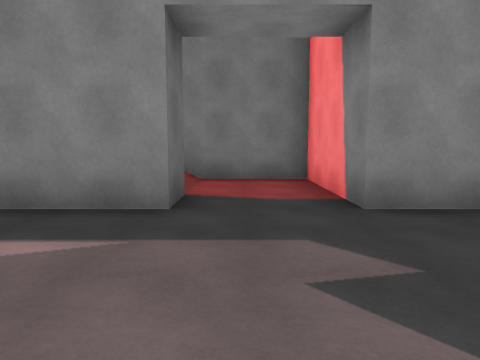
View 1 (above)

22 first-person views from a walk through a Unity game level. The camera is 1.4 m above the floor, tilts 6° down and sees 70° across. Doors are open. The floor is counted in squares, 2 m on a side. Each view is taken from the middle of a square. On the plan, view 1 faces up. The plan holds only what a view shows up to about 11 squares ahead; the rest is blank. The place goes on beyond the plan. The player is left out. Some animated figures are left out.

View 2
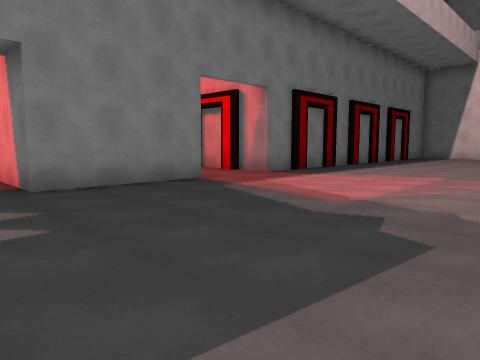

View 3
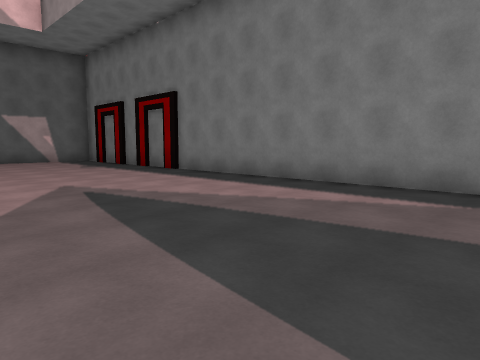

View 4
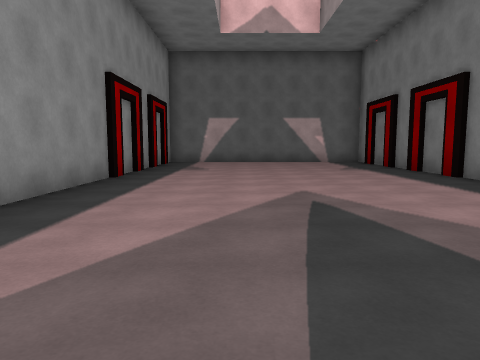

View 5
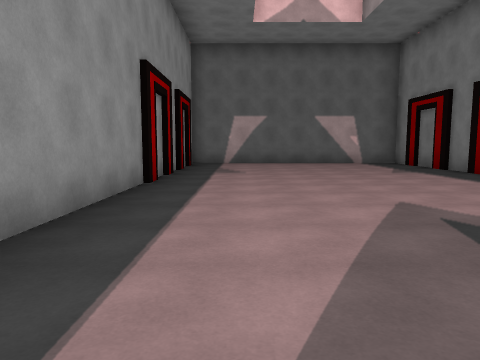

View 6
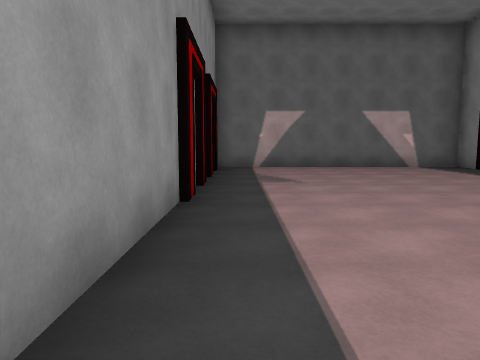

View 7
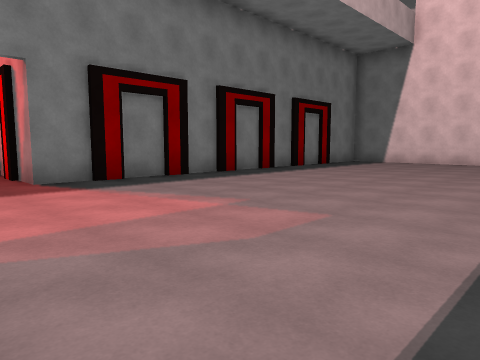

View 8
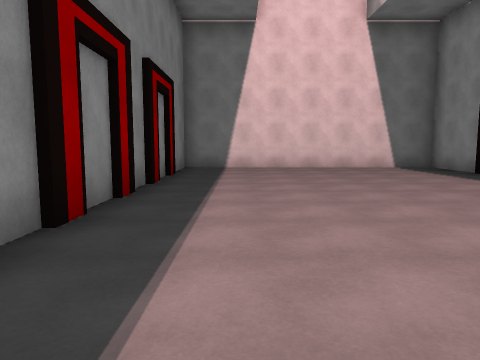

View 9
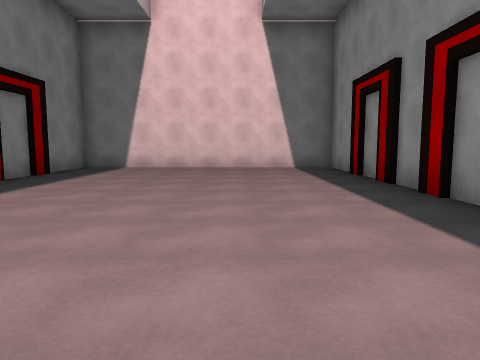

View 10
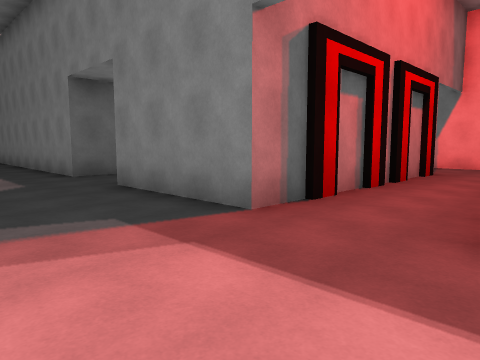

View 11
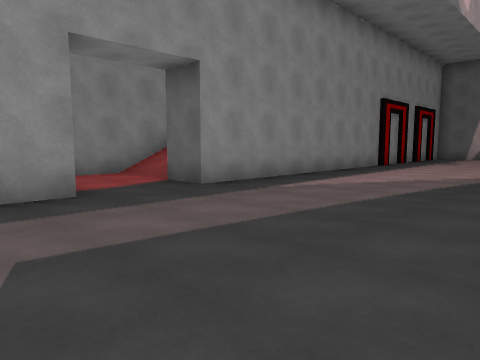

View 12
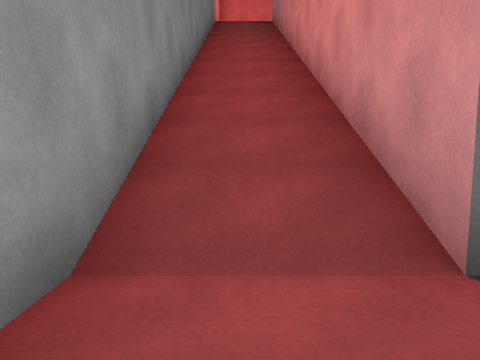

View 13
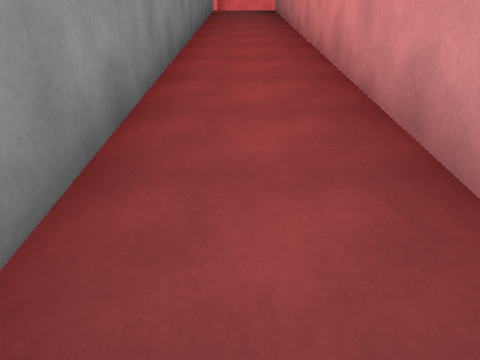

View 14
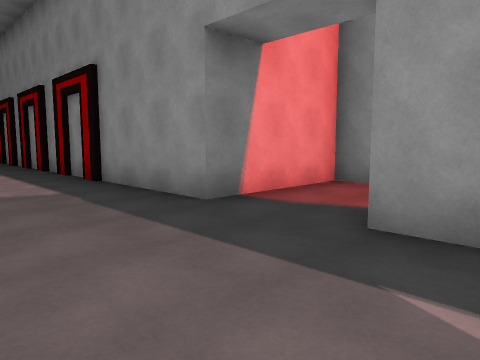

View 15
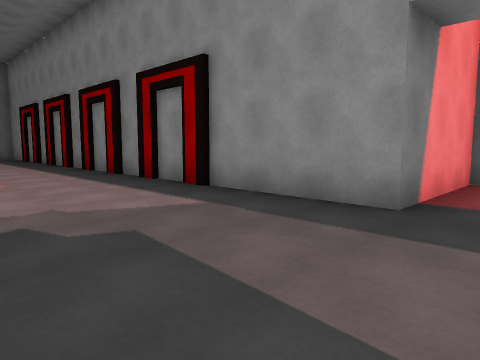

View 16
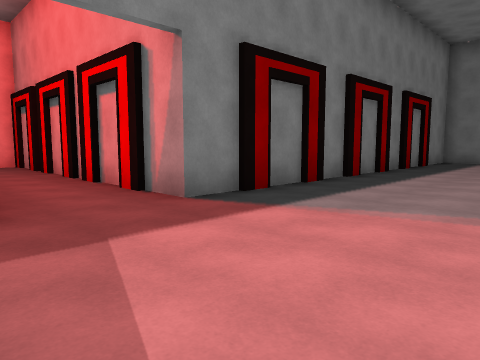

View 17
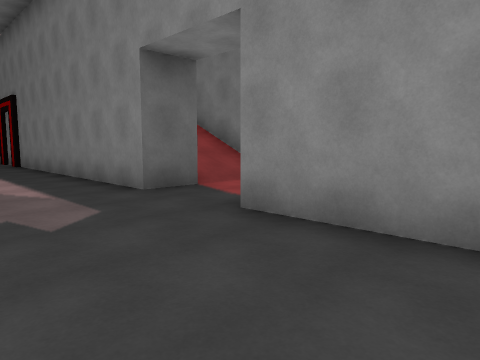

View 18
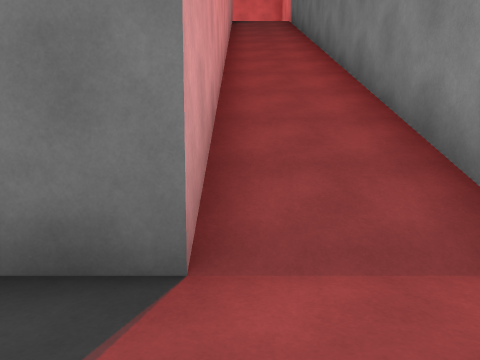

View 19
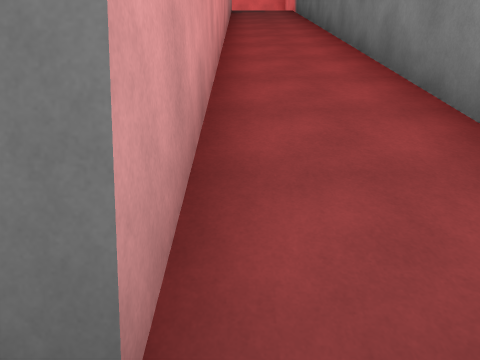

View 20
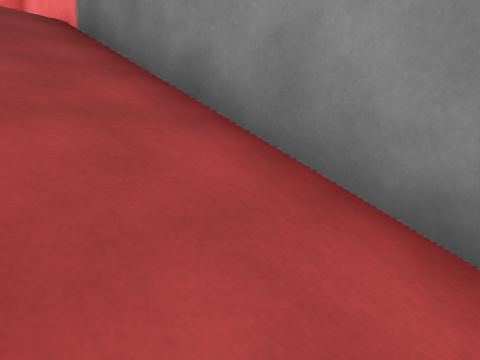

View 21
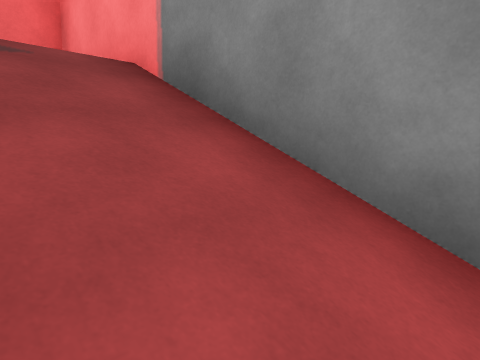

View 22
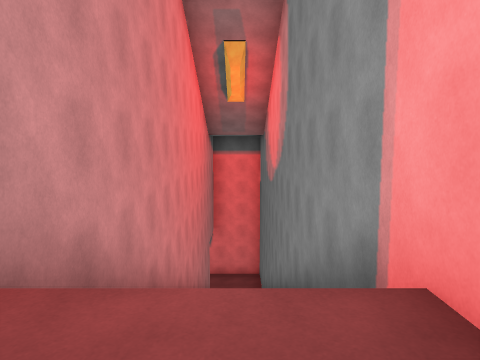

### Floor plan
Key: @ floor where view 1 was taken; # wall or solid block; . main floor; : floor 10.5 m higher than the main floor; / step, stairs or slope; D open door.
Columns run from 15 left of view 1 to 19 right of it. Each row starts with its distance up from view 1.
 12                    #D##
 11                    DD.#
 10                    #D.#
  9                    #..#
  8                    #..#
  7 ################## #..#
  6 #  ////////////..# #..#
  5 #  ////////////..# #..#
  4 #  ############DD###DD############
  3 #.DD.............................D
  2 #.DD.............................D#
  1 #.................................#
  0 #..............@..................#
 -1 #.................................#
 -2 #.DD.............................D#
 -3 #.DD.............................D
 -4 #  ############DD#################
 -5   :############..#
 -6  ::////////////..#
 -7   ################

Positions as (right, up) in squares from view 1, and headings:
1: (0, 0), facing up
2: (0, -2), facing up-right
3: (0, -2), facing up-left
4: (-1, -1), facing left
5: (-2, -2), facing left
6: (-4, -3), facing left
7: (5, -3), facing up-right
8: (8, 2), facing right
9: (8, -1), facing right
10: (7, 1), facing up-left
11: (3, 1), facing down-left
12: (1, -6), facing left
13: (0, -6), facing left
14: (-2, -1), facing down-right
15: (0, 0), facing down-right
16: (4, 0), facing up-right
17: (4, 1), facing up-left
18: (1, 5), facing left
19: (0, 5), facing left
20: (-7, 5), facing up-left
21: (-9, 5), facing up-left
22: (-14, -6), facing right
